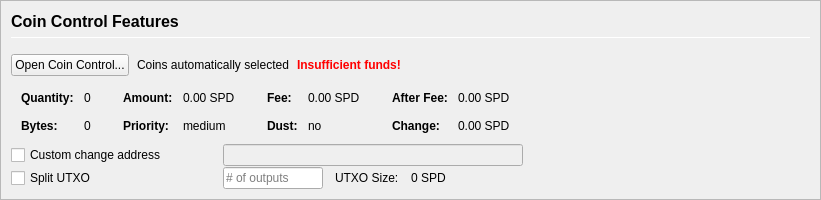
         <widget class="QFrame" name="frameCoinControl">
          <property name="sizePolicy">
           <sizepolicy hsizetype="Expanding" vsizetype="Expanding">
            <horstretch>0</horstretch>
            <verstretch>0</verstretch>
           </sizepolicy>
          </property>
          <property name="maximumSize">
           <size>
            <width>16777215</width>
            <height>16777215</height>
           </size>
          </property>
          <property name="frameShape">
           <enum>QFrame::StyledPanel</enum>
          </property>
          <property name="frameShadow">
           <enum>QFrame::Sunken</enum>
          </property>
          <layout class="QVBoxLayout" name="verticalLayoutCoinControl2">
           <property name="spacing">
            <number>0</number>
           </property>
           <property name="leftMargin">
            <number>0</number>
           </property>
           <property name="topMargin">
            <number>0</number>
           </property>
           <property name="rightMargin">
            <number>0</number>
           </property>
           <property name="bottomMargin">
            <number>0</number>
           </property>
           <item>
            <widget class="QFrame" name="frameCoinControl_BG">
             <layout class="QVBoxLayout" name="verticalLayoutCoinControl" stretch="0,0,0,0,0,0">
              <property name="spacing">
               <number>1</number>
              </property>
              <property name="leftMargin">
               <number>10</number>
              </property>
              <property name="topMargin">
               <number>10</number>
              </property>
              <item>
               <layout class="QHBoxLayout" name="horizontalLayoutCoinControl1">
                <property name="bottomMargin">
                 <number>15</number>
                </property>
                <item>
                 <layout class="QVBoxLayout" name="verticalLayout_3">
                  <property name="spacing">
                   <number>6</number>
                  </property>
                  <item>
                   <widget class="QLabel" name="labelCoinControlFeatures">
                    <property name="sizePolicy">
                     <sizepolicy hsizetype="Preferred" vsizetype="Maximum">
                      <horstretch>0</horstretch>
                      <verstretch>0</verstretch>
                     </sizepolicy>
                    </property>
                    <property name="minimumSize">
                     <size>
                      <width>0</width>
                      <height>20</height>
                     </size>
                    </property>
                    <property name="font">
                     <font>
                      <pointsize>12</pointsize>
                      <weight>75</weight>
                      <bold>true</bold>
                     </font>
                    </property>
                    <property name="styleSheet">
                     <string notr="true">font-weight:bold;</string>
                    </property>
                    <property name="text">
                     <string>Coin Control Features</string>
                    </property>
                   </widget>
                  </item>
                  <item>
                   <widget class="Line" name="line">
                    <property name="minimumSize">
                     <size>
                      <width>0</width>
                      <height>1</height>
                     </size>
                    </property>
                    <property name="maximumSize">
                     <size>
                      <width>16777215</width>
                      <height>1</height>
                     </size>
                    </property>
                    <property name="orientation">
                     <enum>Qt::Horizontal</enum>
                    </property>
                   </widget>
                  </item>
                 </layout>
                </item>
               </layout>
              </item>
              <item>
               <layout class="QHBoxLayout" name="horizontalLayoutCoinControl2" stretch="0,0,0,0">
                <property name="spacing">
                 <number>8</number>
                </property>
                <property name="bottomMargin">
                 <number>10</number>
                </property>
                <item>
                 <widget class="QPushButton" name="pushButtonCoinControl">
                  <property name="styleSheet">
                   <string notr="true"/>
                  </property>
                  <property name="text">
                   <string>Open Coin Control...</string>
                  </property>
                  <property name="autoDefault">
                   <bool>false</bool>
                  </property>
                 </widget>
                </item>
                <item>
                 <widget class="QLabel" name="labelCoinControlAutomaticallySelected">
                  <property name="text">
                   <string>Coins automatically selected</string>
                  </property>
                  <property name="margin">
                   <number>5</number>
                  </property>
                 </widget>
                </item>
                <item>
                 <widget class="QLabel" name="labelCoinControlInsuffFunds">
                  <property name="font">
                   <font>
                    <weight>75</weight>
                    <bold>true</bold>
                   </font>
                  </property>
                  <property name="styleSheet">
                   <string notr="true">color:red;font-weight:bold;</string>
                  </property>
                  <property name="text">
                   <string>Insufficient funds!</string>
                  </property>
                  <property name="margin">
                   <number>5</number>
                  </property>
                 </widget>
                </item>
                <item>
                 <spacer name="horizontalSpacerCoinControl">
                  <property name="orientation">
                   <enum>Qt::Horizontal</enum>
                  </property>
                  <property name="sizeHint" stdset="0">
                   <size>
                    <width>40</width>
                    <height>1</height>
                   </size>
                  </property>
                 </spacer>
                </item>
               </layout>
              </item>
              <item>
               <widget class="QWidget" name="widgetCoinControl" native="true">
                <property name="sizePolicy">
                 <sizepolicy hsizetype="Preferred" vsizetype="Preferred">
                  <horstretch>0</horstretch>
                  <verstretch>0</verstretch>
                 </sizepolicy>
                </property>
                <property name="minimumSize">
                 <size>
                  <width>0</width>
                  <height>0</height>
                 </size>
                </property>
                <property name="styleSheet">
                 <string notr="true"/>
                </property>
                <layout class="QHBoxLayout" name="horizontalLayoutCoinControl5">
                 <property name="leftMargin">
                  <number>0</number>
                 </property>
                 <property name="topMargin">
                  <number>0</number>
                 </property>
                 <property name="rightMargin">
                  <number>0</number>
                 </property>
                 <property name="bottomMargin">
                  <number>0</number>
                 </property>
                 <item>
                  <layout class="QHBoxLayout" name="horizontalLayoutCoinControl3" stretch="0,0,0,1">
                   <property name="spacing">
                    <number>20</number>
                   </property>
                   <property name="topMargin">
                    <number>0</number>
                   </property>
                   <property name="bottomMargin">
                    <number>10</number>
                   </property>
                   <item>
                    <layout class="QFormLayout" name="formLayoutCoinControl1">
                     <property name="horizontalSpacing">
                      <number>10</number>
                     </property>
                     <property name="verticalSpacing">
                      <number>14</number>
                     </property>
                     <property name="leftMargin">
                      <number>10</number>
                     </property>
                     <property name="topMargin">
                      <number>4</number>
                     </property>
                     <property name="rightMargin">
                      <number>6</number>
                     </property>
                     <item row="0" column="0">
                      <widget class="QLabel" name="labelCoinControlQuantityText">
                       <property name="font">
                        <font>
                         <weight>75</weight>
                         <bold>true</bold>
                        </font>
                       </property>
                       <property name="text">
                        <string>Quantity:</string>
                       </property>
                       <property name="margin">
                        <number>0</number>
                       </property>
                      </widget>
                     </item>
                     <item row="0" column="1">
                      <widget class="QLabel" name="labelCoinControlQuantity">
                       <property name="cursor">
                        <cursorShape>IBeamCursor</cursorShape>
                       </property>
                       <property name="contextMenuPolicy">
                        <enum>Qt::ActionsContextMenu</enum>
                       </property>
                       <property name="text">
                        <string notr="true">0</string>
                       </property>
                       <property name="margin">
                        <number>0</number>
                       </property>
                       <property name="textInteractionFlags">
                        <set>Qt::LinksAccessibleByMouse|Qt::TextSelectableByKeyboard|Qt::TextSelectableByMouse</set>
                       </property>
                      </widget>
                     </item>
                     <item row="1" column="0">
                      <widget class="QLabel" name="labelCoinControlBytesText">
                       <property name="font">
                        <font>
                         <weight>75</weight>
                         <bold>true</bold>
                        </font>
                       </property>
                       <property name="text">
                        <string>Bytes:</string>
                       </property>
                      </widget>
                     </item>
                     <item row="1" column="1">
                      <widget class="QLabel" name="labelCoinControlBytes">
                       <property name="cursor">
                        <cursorShape>IBeamCursor</cursorShape>
                       </property>
                       <property name="contextMenuPolicy">
                        <enum>Qt::ActionsContextMenu</enum>
                       </property>
                       <property name="text">
                        <string notr="true">0</string>
                       </property>
                       <property name="textInteractionFlags">
                        <set>Qt::LinksAccessibleByMouse|Qt::TextSelectableByKeyboard|Qt::TextSelectableByMouse</set>
                       </property>
                      </widget>
                     </item>
                    </layout>
                   </item>
                   <item>
                    <layout class="QFormLayout" name="formLayoutCoinControl2">
                     <property name="horizontalSpacing">
                      <number>10</number>
                     </property>
                     <property name="verticalSpacing">
                      <number>14</number>
                     </property>
                     <property name="leftMargin">
                      <number>6</number>
                     </property>
                     <property name="topMargin">
                      <number>4</number>
                     </property>
                     <property name="rightMargin">
                      <number>6</number>
                     </property>
                     <item row="0" column="0">
                      <widget class="QLabel" name="labelCoinControlAmountText">
                       <property name="font">
                        <font>
                         <weight>75</weight>
                         <bold>true</bold>
                        </font>
                       </property>
                       <property name="text">
                        <string>Amount:</string>
                       </property>
                       <property name="margin">
                        <number>0</number>
                       </property>
                      </widget>
                     </item>
                     <item row="0" column="1">
                      <widget class="QLabel" name="labelCoinControlAmount">
                       <property name="cursor">
                        <cursorShape>IBeamCursor</cursorShape>
                       </property>
                       <property name="contextMenuPolicy">
                        <enum>Qt::ActionsContextMenu</enum>
                       </property>
                       <property name="text">
                        <string notr="true">0.00 SPD</string>
                       </property>
                       <property name="textInteractionFlags">
                        <set>Qt::LinksAccessibleByMouse|Qt::TextSelectableByKeyboard|Qt::TextSelectableByMouse</set>
                       </property>
                      </widget>
                     </item>
                     <item row="1" column="0">
                      <widget class="QLabel" name="labelCoinControlPriorityText">
                       <property name="font">
                        <font>
                         <weight>75</weight>
                         <bold>true</bold>
                        </font>
                       </property>
                       <property name="text">
                        <string>Priority:</string>
                       </property>
                      </widget>
                     </item>
                     <item row="1" column="1">
                      <widget class="QLabel" name="labelCoinControlPriority">
                       <property name="cursor">
                        <cursorShape>IBeamCursor</cursorShape>
                       </property>
                       <property name="contextMenuPolicy">
                        <enum>Qt::ActionsContextMenu</enum>
                       </property>
                       <property name="text">
                        <string>medium</string>
                       </property>
                       <property name="textInteractionFlags">
                        <set>Qt::LinksAccessibleByMouse|Qt::TextSelectableByKeyboard|Qt::TextSelectableByMouse</set>
                       </property>
                      </widget>
                     </item>
                    </layout>
                   </item>
                   <item>
                    <layout class="QFormLayout" name="formLayoutCoinControl3">
                     <property name="horizontalSpacing">
                      <number>10</number>
                     </property>
                     <property name="verticalSpacing">
                      <number>14</number>
                     </property>
                     <property name="leftMargin">
                      <number>6</number>
                     </property>
                     <property name="topMargin">
                      <number>4</number>
                     </property>
                     <property name="rightMargin">
                      <number>6</number>
                     </property>
                     <item row="0" column="0">
                      <widget class="QLabel" name="labelCoinControlFeeText">
                       <property name="font">
                        <font>
                         <weight>75</weight>
                         <bold>true</bold>
                        </font>
                       </property>
                       <property name="text">
                        <string>Fee:</string>
                       </property>
                       <property name="margin">
                        <number>0</number>
                       </property>
                      </widget>
                     </item>
                     <item row="0" column="1">
                      <widget class="QLabel" name="labelCoinControlFee">
                       <property name="cursor">
                        <cursorShape>IBeamCursor</cursorShape>
                       </property>
                       <property name="contextMenuPolicy">
                        <enum>Qt::ActionsContextMenu</enum>
                       </property>
                       <property name="text">
                        <string notr="true">0.00 SPD</string>
                       </property>
                       <property name="textInteractionFlags">
                        <set>Qt::LinksAccessibleByMouse|Qt::TextSelectableByKeyboard|Qt::TextSelectableByMouse</set>
                       </property>
                      </widget>
                     </item>
                     <item row="1" column="0">
                      <widget class="QLabel" name="labelCoinControlLowOutputText">
                       <property name="font">
                        <font>
                         <weight>75</weight>
                         <bold>true</bold>
                        </font>
                       </property>
                       <property name="text">
                        <string>Dust:</string>
                       </property>
                      </widget>
                     </item>
                     <item row="1" column="1">
                      <widget class="QLabel" name="labelCoinControlLowOutput">
                       <property name="cursor">
                        <cursorShape>IBeamCursor</cursorShape>
                       </property>
                       <property name="contextMenuPolicy">
                        <enum>Qt::ActionsContextMenu</enum>
                       </property>
                       <property name="text">
                        <string>no</string>
                       </property>
                       <property name="textInteractionFlags">
                        <set>Qt::LinksAccessibleByMouse|Qt::TextSelectableByKeyboard|Qt::TextSelectableByMouse</set>
                       </property>
                      </widget>
                     </item>
                    </layout>
                   </item>
                   <item>
                    <layout class="QFormLayout" name="formLayoutCoinControl4">
                     <property name="horizontalSpacing">
                      <number>10</number>
                     </property>
                     <property name="verticalSpacing">
                      <number>14</number>
                     </property>
                     <property name="leftMargin">
                      <number>6</number>
                     </property>
                     <property name="topMargin">
                      <number>4</number>
                     </property>
                     <property name="rightMargin">
                      <number>6</number>
                     </property>
                     <item row="0" column="0">
                      <widget class="QLabel" name="labelCoinControlAfterFeeText">
                       <property name="font">
                        <font>
                         <weight>75</weight>
                         <bold>true</bold>
                        </font>
                       </property>
                       <property name="text">
                        <string>After Fee:</string>
                       </property>
                       <property name="margin">
                        <number>0</number>
                       </property>
                      </widget>
                     </item>
                     <item row="0" column="1">
                      <widget class="QLabel" name="labelCoinControlAfterFee">
                       <property name="cursor">
                        <cursorShape>IBeamCursor</cursorShape>
                       </property>
                       <property name="contextMenuPolicy">
                        <enum>Qt::ActionsContextMenu</enum>
                       </property>
                       <property name="text">
                        <string notr="true">0.00 SPD</string>
                       </property>
                       <property name="textInteractionFlags">
                        <set>Qt::LinksAccessibleByMouse|Qt::TextSelectableByKeyboard|Qt::TextSelectableByMouse</set>
                       </property>
                      </widget>
                     </item>
                     <item row="1" column="0">
                      <widget class="QLabel" name="labelCoinControlChangeText">
                       <property name="font">
                        <font>
                         <weight>75</weight>
                         <bold>true</bold>
                        </font>
                       </property>
                       <property name="text">
                        <string>Change:</string>
                       </property>
                      </widget>
                     </item>
                     <item row="1" column="1">
                      <widget class="QLabel" name="labelCoinControlChange">
                       <property name="cursor">
                        <cursorShape>IBeamCursor</cursorShape>
                       </property>
                       <property name="contextMenuPolicy">
                        <enum>Qt::ActionsContextMenu</enum>
                       </property>
                       <property name="text">
                        <string notr="true">0.00 SPD</string>
                       </property>
                       <property name="textInteractionFlags">
                        <set>Qt::LinksAccessibleByMouse|Qt::TextSelectableByKeyboard|Qt::TextSelectableByMouse</set>
                       </property>
                      </widget>
                     </item>
                    </layout>
                   </item>
                  </layout>
                 </item>
                </layout>
               </widget>
              </item>
              <item>
               <layout class="QHBoxLayout" name="horizontalLayoutCoinControl4">
                <property name="spacing">
                 <number>12</number>
                </property>
                <property name="sizeConstraint">
                 <enum>QLayout::SetDefaultConstraint</enum>
                </property>
                <property name="topMargin">
                 <number>0</number>
                </property>
                <property name="rightMargin">
                 <number>0</number>
                </property>
                <item>
                 <widget class="QCheckBox" name="checkBoxCoinControlChange">
                  <property name="sizePolicy">
                   <sizepolicy hsizetype="Preferred" vsizetype="Preferred">
                    <horstretch>0</horstretch>
                    <verstretch>0</verstretch>
                   </sizepolicy>
                  </property>
                  <property name="minimumSize">
                   <size>
                    <width>200</width>
                    <height>0</height>
                   </size>
                  </property>
                  <property name="maximumSize">
                   <size>
                    <width>200</width>
                    <height>16777215</height>
                   </size>
                  </property>
                  <property name="toolTip">
                   <string>If this is activated, but the change address is empty or invalid, change will be sent to a newly generated address.</string>
                  </property>
                  <property name="text">
                   <string>Custom change address</string>
                  </property>
                 </widget>
                </item>
                <item>
                 <widget class="QValidatedLineEdit" name="lineEditCoinControlChange">
                  <property name="enabled">
                   <bool>false</bool>
                  </property>
                  <property name="sizePolicy">
                   <sizepolicy hsizetype="Preferred" vsizetype="Preferred">
                    <horstretch>0</horstretch>
                    <verstretch>0</verstretch>
                   </sizepolicy>
                  </property>
                  <property name="minimumSize">
                   <size>
                    <width>300</width>
                    <height>0</height>
                   </size>
                  </property>
                 </widget>
                </item>
                <item>
                 <widget class="QLabel" name="labelCoinControlChangeLabel">
                  <property name="sizePolicy">
                   <sizepolicy hsizetype="Preferred" vsizetype="Preferred">
                    <horstretch>0</horstretch>
                    <verstretch>0</verstretch>
                   </sizepolicy>
                  </property>
                  <property name="minimumSize">
                   <size>
                    <width>100</width>
                    <height>0</height>
                   </size>
                  </property>
                  <property name="text">
                   <string/>
                  </property>
                  <property name="margin">
                   <number>3</number>
                  </property>
                 </widget>
                </item>
               </layout>
              </item>
              <item>
               <layout class="QHBoxLayout" name="horizontalLayoutCoinControl6">
                <property name="spacing">
                 <number>12</number>
                </property>
                <property name="rightMargin">
                 <number>0</number>
                </property>
                <item>
                 <widget class="QCheckBox" name="splitBlockCheckBox">
                  <property name="sizePolicy">
                   <sizepolicy hsizetype="Preferred" vsizetype="Preferred">
                    <horstretch>0</horstretch>
                    <verstretch>0</verstretch>
                   </sizepolicy>
                  </property>
                  <property name="minimumSize">
                   <size>
                    <width>200</width>
                    <height>0</height>
                   </size>
                  </property>
                  <property name="maximumSize">
                   <size>
                    <width>200</width>
                    <height>16777215</height>
                   </size>
                  </property>
                  <property name="text">
                   <string>Split UTXO</string>
                  </property>
                 </widget>
                </item>
                <item>
                 <widget class="QLineEdit" name="splitBlockLineEdit">
                  <property name="sizePolicy">
                   <sizepolicy hsizetype="Preferred" vsizetype="Preferred">
                    <horstretch>50</horstretch>
                    <verstretch>0</verstretch>
                   </sizepolicy>
                  </property>
                  <property name="minimumSize">
                   <size>
                    <width>100</width>
                    <height>0</height>
                   </size>
                  </property>
                  <property name="maximumSize">
                   <size>
                    <width>100</width>
                    <height>16777215</height>
                   </size>
                  </property>
                  <property name="placeholderText">
                   <string># of outputs</string>
                  </property>
                 </widget>
                </item>
                <item>
                 <widget class="QLabel" name="labelBlockSizeText">
                  <property name="text">
                   <string>UTXO Size:</string>
                  </property>
                 </widget>
                </item>
                <item>
                 <widget class="QLabel" name="labelBlockSize">
                  <property name="text">
                   <string>0 SPD</string>
                  </property>
                 </widget>
                </item>
                <item>
                 <spacer name="horizontalSpacer_7">
                  <property name="orientation">
                   <enum>Qt::Horizontal</enum>
                  </property>
                  <property name="sizeHint" stdset="0">
                   <size>
                    <width>40</width>
                    <height>20</height>
                   </size>
                  </property>
                 </spacer>
                </item>
               </layout>
              </item>
              <item>
               <spacer name="verticalSpacerCoinControl">
                <property name="orientation">
                 <enum>Qt::Vertical</enum>
                </property>
                <property name="sizeHint" stdset="0">
                 <size>
                  <width>800</width>
                  <height>1</height>
                 </size>
                </property>
               </spacer>
              </item>
             </layout>
            </widget>
           </item>
          </layout>
         </widget>
